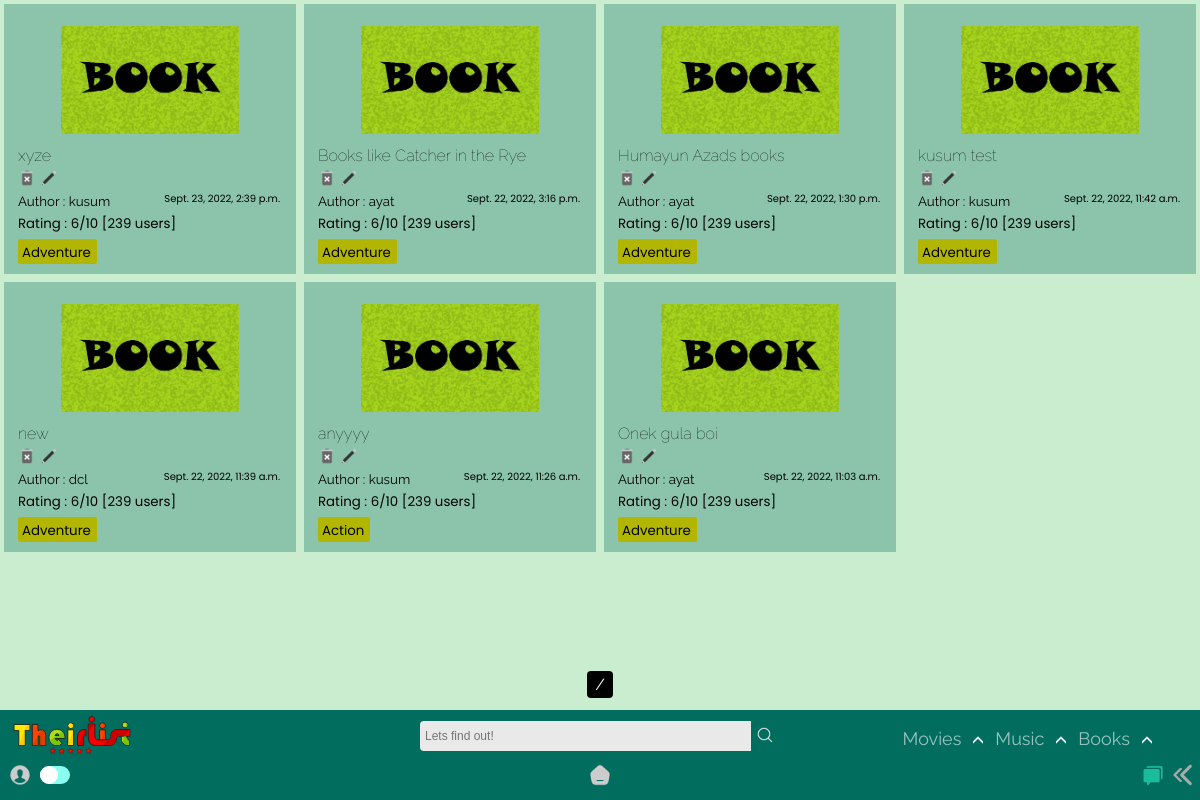
Screenshot of /home/booklist/ with the database file from the repository.
### app/models.py (models this page shows, shortened)
class BookList(models.Model):
    title = models.CharField(max_length=65)
    creator = models.ForeignKey(User,on_delete=models.SET_NULL,blank=True, null=True)
    genre = models.ManyToManyField('BookGenre')
    posted = models.DateTimeField(auto_now_add=True)
    content = RichTextField(null=True,default=' ')
    type = models.CharField(max_length=10,default="book")
    slug = models.SlugField(max_length= 300,null=True, blank = True, unique=True)

class BookGenre(models.Model):
    name = models.CharField(max_length=150)
    def __str__(self):
        return self.name

### app/views.py (the view)
# urls.py: path('booklist/',TheirListBookView.as_view(),name = 'booklist'),
class TheirListBookView(ListView): #books
    model = BookList
    template_name ='app/Booklist_list.html'
    def get_queryset(self, *args, **kwargs):
        qs = super().get_queryset(*args, **kwargs)
        qs = qs.order_by("-id")
        return qs

### templates/app/booklist_list.html (shortened to what this page needs)
{% extends "index.html" %}
{% load static %}
{% block content %}
<section>
  <div class="contain-sec" id="contain-sec9">
    {% for lola in object_list %}
    <div class="elements">
      <div class="thumb">
        <img src="{% static 'app/images/book-poster.jpg' %}" width="100px" />
      </div>
      <div class="Title">
        <a href="{{lola.slug}}/"><h4 class="tit" id="tit">{{lola.title}}</h4></a>
        {% if user.id == lola.creator.id %}
          <a href="{% url 'app:delete_book' lola.slug %}"><img src ="{% static 'app/images/delete.png' %}"></a>
          <a href="{% url 'app:update_booklist' lola.slug %}"><img src ="{% static 'app/images/edit.png' %}"></a>
        {% else %}
        <img src ="{% static 'app/images/delete-dis.png' %}">
        <img src ="{% static 'app/images/edit-dis.png' %}">
        {% endif %}
        </div>
      <div class="Author">
        <small>Author : {{lola.creator.username}}<span>{{lola.posted}}</span></small>
      </div>
      <div class="rating"><small>Rating : 6/10 [239 users]</small></div>
        {% for tag in lola.genre.all %}
        <div class="Genre">
        <small>{{ tag }}</small>
        </div>
          {% empty %}
          No tags!
        {% endfor %}
    </div>
    {% endfor %}
  </div>
  <div class="pagination_pages">
    <span class="step-links">
        <span class="current">
        {{ page_obj.number }} / {{ page_obj.paginator.num_pages }}
        </span>
    </span>
  </div>
</section>
{% endblock content %}

### static/app/css/desk.css (style rules this page uses)
:root { --rd: #D10000; --white: rgb(233, 233, 233); --rd2: #9DAAF2; --dark: #1d1d1d; --teal: rgb(0, 109, 94); }
* { -webkit-tap-highlight-color: transparent; margin: 0; padding: 0; box-sizing: border-box; }
body { -webkit-tap-highlight-color: transparent; background-color: #CAECCF; text-decoration: none; height: 100vh; display: flex; flex-direction: column; font-family: 'Raleway', sans-serif; }
.Title img { height: 18px!important; }
body { color: black; }
.Genre small { padding: 0 0; margin-right: 2px; }
small { color: black; }

### static/app/css/content_css.css (style rules this page uses)
section { position: relative; z-index: 0; }
.contain-sec { padding-top: 0px; display: grid; width: 100%; color: black; grid-template-rows: repeat(auto-fit, minmax(100px, 1fr)); grid-template-columns: repeat(auto-fit, minmax(250px, 1fr)); position: relative; margin-bottom: 100px; }
.elements { padding: 10px 14px; width: auto; background-color: rgba(0, 109, 94, 0.315); margin: 4px; border-radius: 0px; position: relative; }
.thumb { display: grid; justify-content: center; }
.thumb img { height: 108px; width: auto; border-radius: 2px; margin: 12px; }
.tit { font-weight: lighter; transition: all 250ms ease-in-out; margin-bottom: 4px; }
.Author span { position: absolute; margin-right: 16px; right: 0; cursor: pointer; font-size: 10px; font-family: 'Poppins', sans-serif; }
.rating { font-family: 'Poppins', sans-serif; }
.Genre { margin: 0px 0px; margin-top: 4px; padding: 0px 4px; border-radius: 2px; background-color: rgb(179, 182, 0); width: max-content; cursor: pointer; display: inline-block; font-family: 'Poppins', sans-serif; transition: all 350ms ease-in-out; }
.pagination_pages { color: white; width: 100%; position: fixed; bottom: 106px; text-align: center; }
.step-links { width: max-content; border-radius: 4px; }
.pagination_pages a,.pagination_pages span { color: white; background-color: black; padding: 4px 4px; cursor: pointer!important; }

### templates/app/booklist_list.html (style rules this page uses)
.Title img { height: 14px; }

### rows the page displays
BookList: title "xyze", creator.username "kusum", posted "Sept. 23, 2022, 2:39 p.m."
BookGenre: name "Adventure"
BookList: title "Books like Catcher in the Rye", creator.username "ayat", posted "Sept. 22, 2022, 3:16 p.m."
BookList: title "Humayun Azads books", creator.username "ayat", posted "Sept. 22, 2022, 1:30 p.m."
BookList: title "kusum test", creator.username "kusum", posted "Sept. 22, 2022, 11:42 a.m."
BookList: title "new", creator.username "dcl", posted "Sept. 22, 2022, 11:39 a.m."
BookList: title "anyyyy", creator.username "kusum", posted "Sept. 22, 2022, 11:26 a.m."
BookGenre: name "Action"
BookList: title "Onek gula boi", creator.username "ayat", posted "Sept. 22, 2022, 11:03 a.m."
